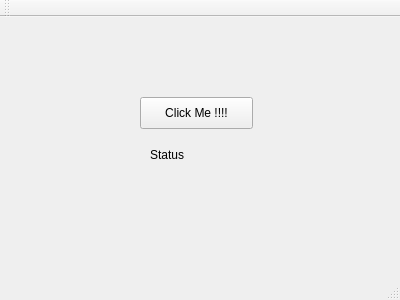
<?xml version="1.0" encoding="UTF-8"?>
<ui version="4.0">
 <class>MainWindow</class>
 <widget class="QMainWindow" name="MainWindow">
  <property name="geometry">
   <rect>
    <x>0</x>
    <y>0</y>
    <width>400</width>
    <height>300</height>
   </rect>
  </property>
  <property name="windowTitle">
   <string>MainWindow</string>
  </property>
  <widget class="QWidget" name="centralWidget">
   <widget class="QPushButton" name="pushButtonClose">
    <property name="geometry">
     <rect>
      <x>140</x>
      <y>80</y>
      <width>113</width>
      <height>32</height>
     </rect>
    </property>
    <property name="text">
     <string>Click Me !!!!</string>
    </property>
   </widget>
   <widget class="QLabel" name="label">
    <property name="geometry">
     <rect>
      <x>150</x>
      <y>130</y>
      <width>101</width>
      <height>16</height>
     </rect>
    </property>
    <property name="text">
     <string>Status</string>
    </property>
   </widget>
  </widget>
  <widget class="QMenuBar" name="menuBar">
   <property name="geometry">
    <rect>
     <x>0</x>
     <y>0</y>
     <width>400</width>
     <height>22</height>
    </rect>
   </property>
  </widget>
  <widget class="QToolBar" name="mainToolBar">
   <attribute name="toolBarArea">
    <enum>TopToolBarArea</enum>
   </attribute>
   <attribute name="toolBarBreak">
    <bool>false</bool>
   </attribute>
  </widget>
  <widget class="QStatusBar" name="statusBar"/>
 </widget>
 <layoutdefault spacing="6" margin="11"/>
 <resources/>
 <connections/>
</ui>
